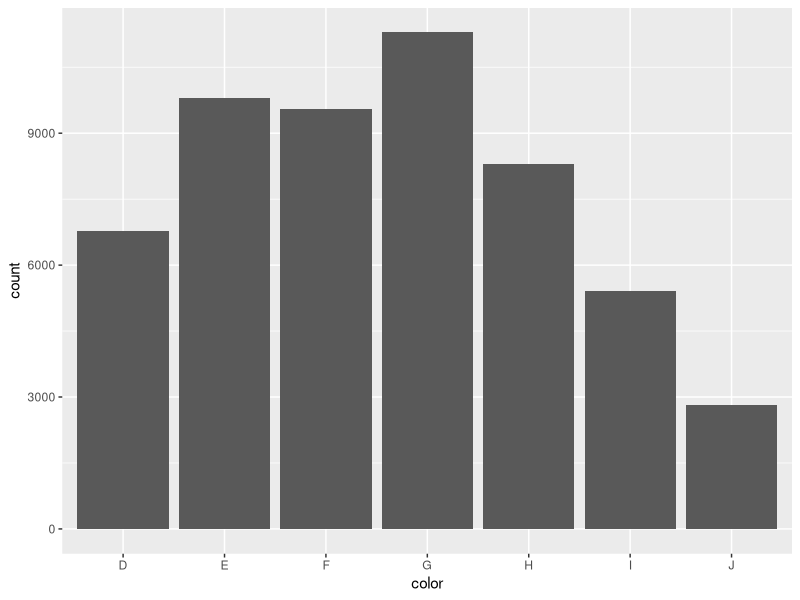
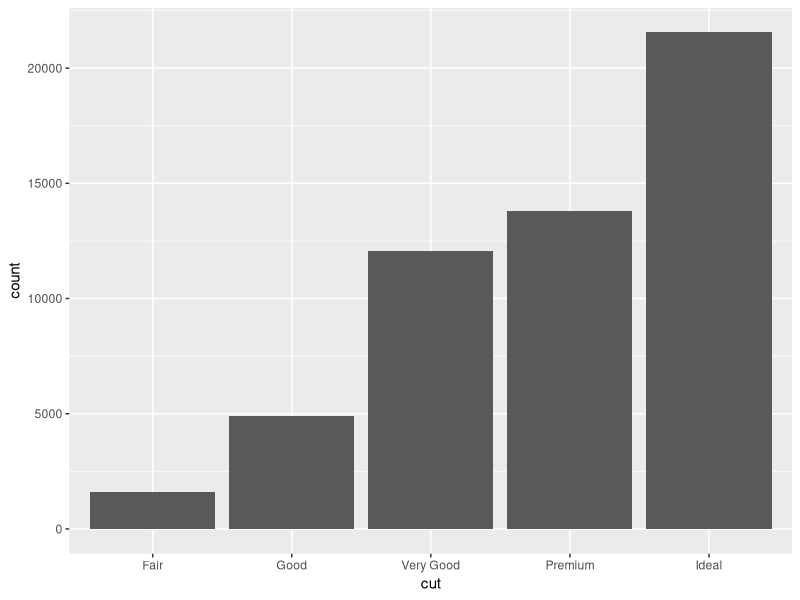
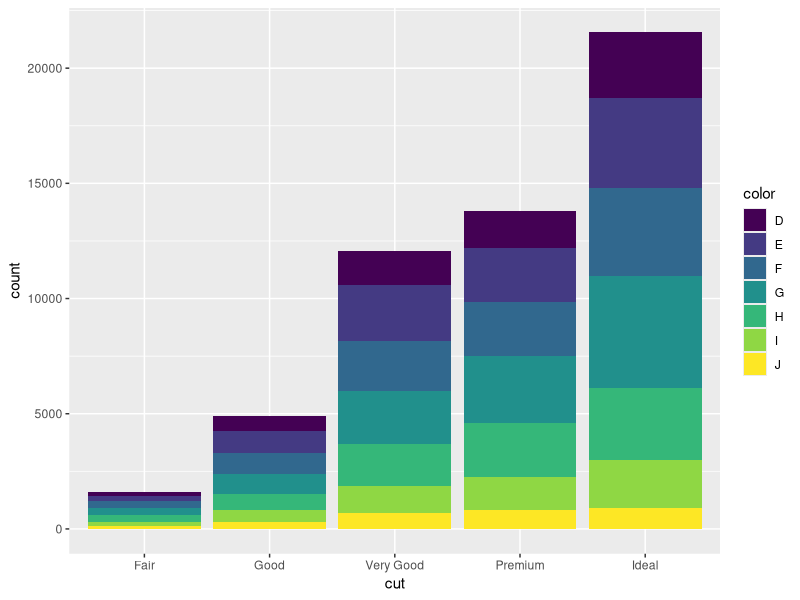
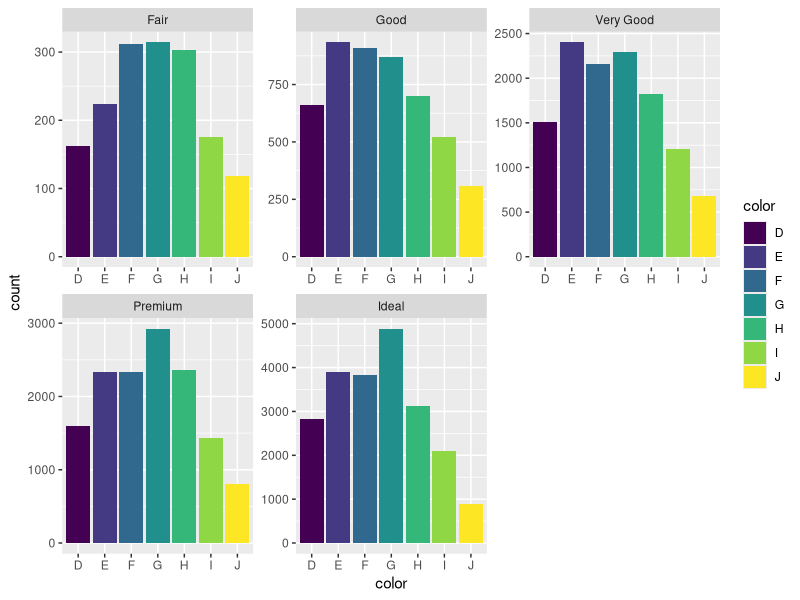
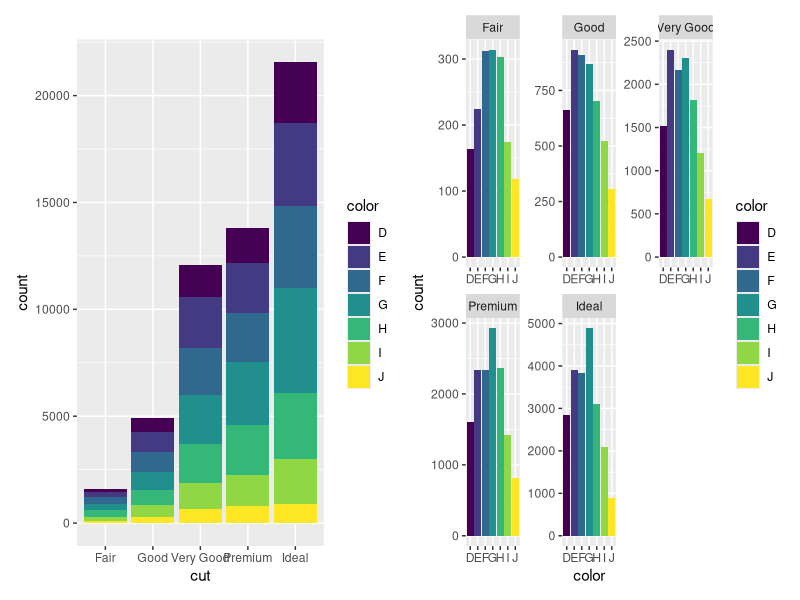
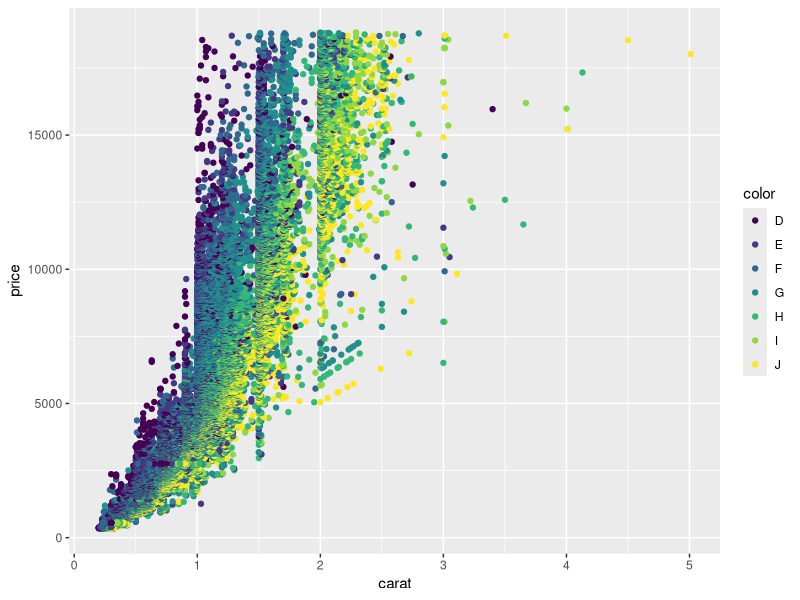
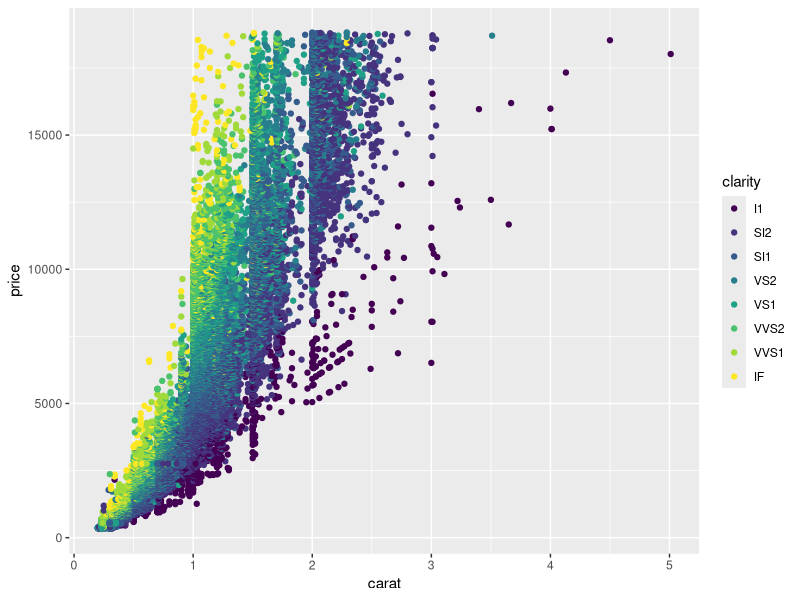
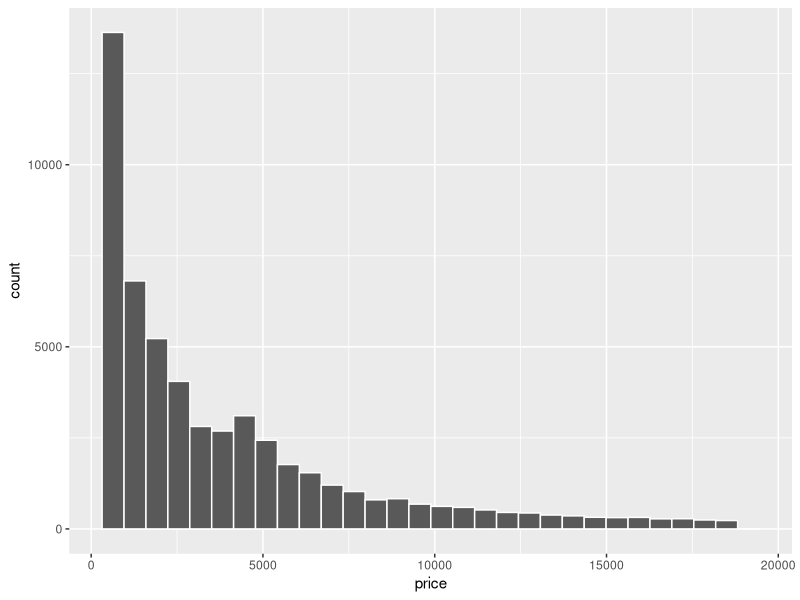

The R script that drew these images, in order:
library(ggplot2)
data("diamonds")
dim(diamonds) # 3.23pm
head(diamonds)
library(tidyverse)
glimpse(diamonds)

# univariate visualisation
ggplot(diamonds, aes(x=color)) + 
  geom_bar()
ggplot(diamonds, aes(x=cut)) + 
  geom_bar()

# Bi-variate visualisatio
p1 <- ggplot(diamonds, aes(x=cut, fill=color)) + 
  geom_bar()
p1 # stacked bar chart

p2 <- ggplot(diamonds, aes(x=color, fill=color)) + 
  geom_bar() + facet_wrap(~cut, scale="free") 

p2  # multiple bar chart

library(patchwork)
p1|p2
# scatterplot: price vs carat (5 min)

ggplot(diamonds, aes(x=carat, y=price,col=color)) + 
  geom_point()

ggplot(diamonds, aes(x=carat, y=price,col=clarity)) + 
  geom_point()

ggplot(diamonds, aes(x=price)) +
  geom_histogram(col="white") 

ggplot(diamonds, aes(x=price)) +
  geom_histogram(col="white")  + 
  facet_wrap(~cut, scale="free") 

ggplot(diamonds, aes(x=price, fill=cut)) +
  geom_density()  + 
  facet_wrap(~cut, scale="free")
